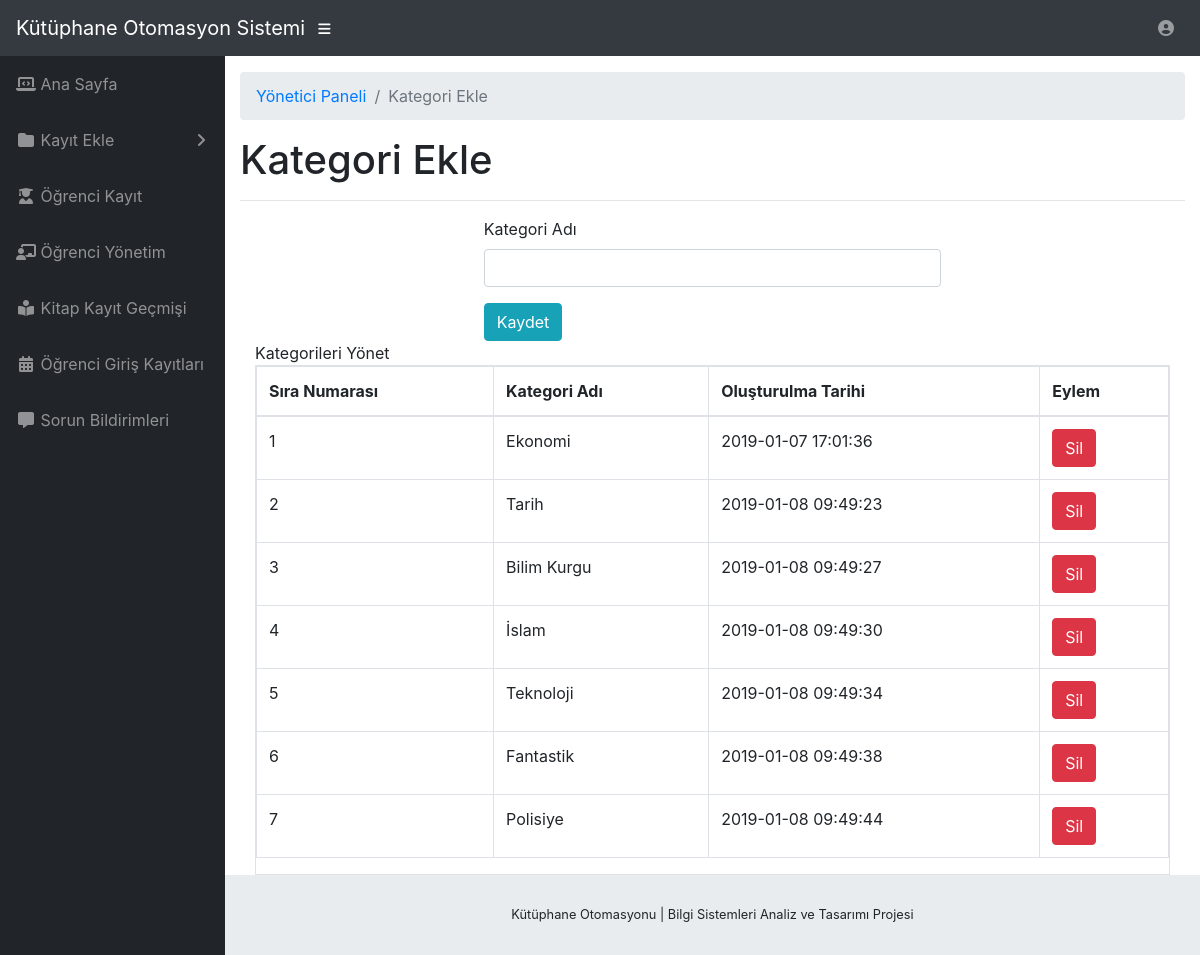
Page /yonetici/kategori.php (signed in) on the committed database.
### tables this page shows
CREATE TABLE `kategori` (
  `id` int(11) NOT NULL,
  `kategoriAdi` varchar(255) NOT NULL,
  `eklemeTarihi` timestamp NOT NULL DEFAULT CURRENT_TIMESTAMP
);

### yonetici/kategori.php (the view, shortened to what this page needs)
<?php
include('gereksinim/baglanti.php');
if(strlen($_SESSION['alogin'])==0)
    {
header('location:index.php');
}
else{
?>
<!DOCTYPE html>
<html lang="en">
  <head>
    <link href="../../vendor/bootstrap/css/bootstrap.min.css" rel="stylesheet">
    <link href="../../vendor/fontawesome-free/css/all.min.css" rel="stylesheet" type="text/css">
    <link href="../../vendor/datatables/dataTables.bootstrap4.css" rel="stylesheet">
    <link href="../css/sb-admin.css" rel="stylesheet">
  </head>
  <body id="page-top">
    <nav class="navbar navbar-expand navbar-dark bg-dark static-top">
      <a class="navbar-brand mr-1" href="anasayfa.php">Kütüphane Otomasyon Sistemi</a>
      <button class="btn btn-link btn-sm text-white order-1 order-sm-0" id="sidebarToggle" href="#">
        <i class="fas fa-bars"></i>
      </button>
      <?php include('gereksinim/ustcubuk.php');?>
    </nav>
    <div id="wrapper">
      <?php include('gereksinim/kenarcubuk.php');?>
      <div id="content-wrapper">
        <div class="container-fluid">
          <ol class="breadcrumb">
            <li class="breadcrumb-item">
              <a href="index.html">Yönetici Paneli</a>
            </li>
            <li class="breadcrumb-item active">Kategori Ekle</li>
          </ol>
          <h1>Kategori Ekle</h1>
          <hr>
           <div class="row" >
                  <div class="col-md-3"></div>
                    <div class="col-md-6">
                        <div class="panel panel-default">
                        <div class="panel-body">
                       <form name="donem" method="post">
   <div class="form-group">
    <label for="donem">Kategori Adı</label>
    <input type="text" class="form-control" id="kategoriadi" name="kategoriadi" placeholder="" required />
  </div>
 <button type="submit" name="submit" class="btn btn-info">Kaydet</button>
</form>
                            </div>
                            </div>
                    </div>
                </div>
                <div class="col-md-12">
                    <div class="panel panel-default">
                        <div class="panel-heading">
                            Kategorileri Yönet
                        </div>
                        <div class="panel-body">
                            <div class="table-responsive table-bordered">
                                <table class="table">
                                    <thead>
                                        <tr>
                                            <th>Sıra Numarası</th>
                                            <th>Kategori Adı</th>
                                            <th>Oluşturulma Tarihi</th>
                                            <th>Eylem</th>
                                        </tr>
                                    </thead>
                                    <tbody>
<?php
$sql=mysqli_query($con,"select * from kategori");
$cnt=1;
while($row=mysqli_fetch_array($sql))
{
?>
                                        <tr>
                                            <td><?php echo $cnt;?></td>
                                            <td><?php echo htmlentities($row['kategoriAdi']);?></td>
                                            <td><?php echo htmlentities($row['eklemeTarihi']);?></td>
                                            <td>
  <a href="kategori.php?id=<?php echo $row['id']?>&del=delete" onClick="return confirm('Kategoriyi silmek istediğinize emin misiniz?')">
                                            <button class="btn btn-danger">Sil</button>
</a>
                                            </td>
                                        </tr>
<?php
$cnt++;
} ?>
                                    </tbody>
                                </table>
                            </div>
                        </div>
                    </div>
                </div>
        </div>
        <?php include('gereksinim/altyazi.php');?>
      </div>
    </div>
  </body>
</html>
<?php } ?>

### css/sb-admin.css (style rules this page uses)
html { position: relative; min-height: 100%; }
body { height: 100%; }
#wrapper { display: -webkit-box; display: -ms-flexbox; display: flex; }
#wrapper #content-wrapper { overflow-x: hidden; width: 100%; padding-top: 1rem; padding-bottom: 80px; }
:root { --input-padding-x: 0.75rem; --input-padding-y: 0.75rem; }

### rows in the picture
kategori: kategoriAdi "Ekonomi", eklemeTarihi "2019-01-07 17:01:36"
kategori: kategoriAdi "Tarih", eklemeTarihi "2019-01-08 09:49:23"
kategori: kategoriAdi "Bilim Kurgu", eklemeTarihi "2019-01-08 09:49:27"
kategori: kategoriAdi "İslam", eklemeTarihi "2019-01-08 09:49:30"
kategori: kategoriAdi "Teknoloji", eklemeTarihi "2019-01-08 09:49:34"
kategori: kategoriAdi "Fantastik", eklemeTarihi "2019-01-08 09:49:38"
kategori: kategoriAdi "Polisiye", eklemeTarihi "2019-01-08 09:49:44"
